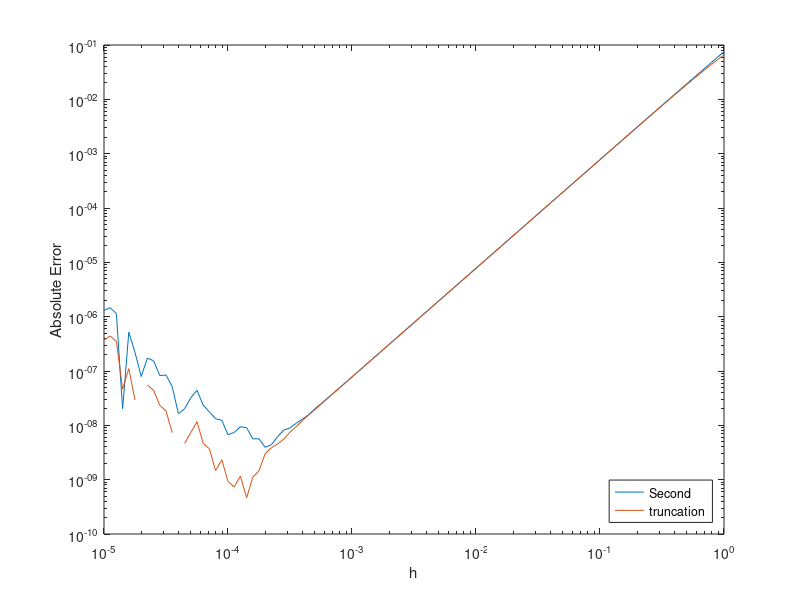

Here is the MATLAB script that generated this plot:
%Aug 4, 2021 - Numerical Differentiation
%Edited in class on Aug 9, 2021

close all, clear all

x0 = 1.2;
f = @(x) sin(x);
fpp = @(x) -sin(x);

% fp = @(x) cos(x);

n = -5:0.05:0;
h = 10.^n;

% fp0 = fp(x0);
% fp0_first = (f(x0+h) - f(x0))./h;
D_1h = (f(x0+h) - 2*f(x0) + f(x0-h))./(h.^2); 
D_2h = (f(x0+2*h) -2*f(x0) + f(x0-2*h))./((2*h).^2); 

% fp0_second_1h = (f(x0+h) - f(x0-h))./(2*h); %Center difference
% fp0_fourth = (f(x0-2*h) - 8*f(x0-h) + 8*f(x0+h)-f(x0+2*h))./(12*h); %Fourth order center difference


clf
%loglog(h, abs(fp0 - fp0_first)./abs(fp0));
% hold on 
M = 1;
loglog(h, abs(fpp(x0) - D_1h))
hold on

loglog(h, abs((1/3)*(D_1h-D_2h)))
% loglog(h, (M/6)*h.^2)
% loglog(h, eps()./h)
% loglog(h, abs(fp0 - fp0_second)./abs(fp0));
%loglog(h, abs(fp0 - fp0_fourth)./abs(fp0));
%loglog(h, h.^2)
% loglog(h, 1./h.^-4);

xlabel('h');
ylabel('Absolute Error')
% legend('First', 'Second', 'Fourth', 'Location', 'southeast')
legend('Second', 'truncation', 'Location', 'southeast')


